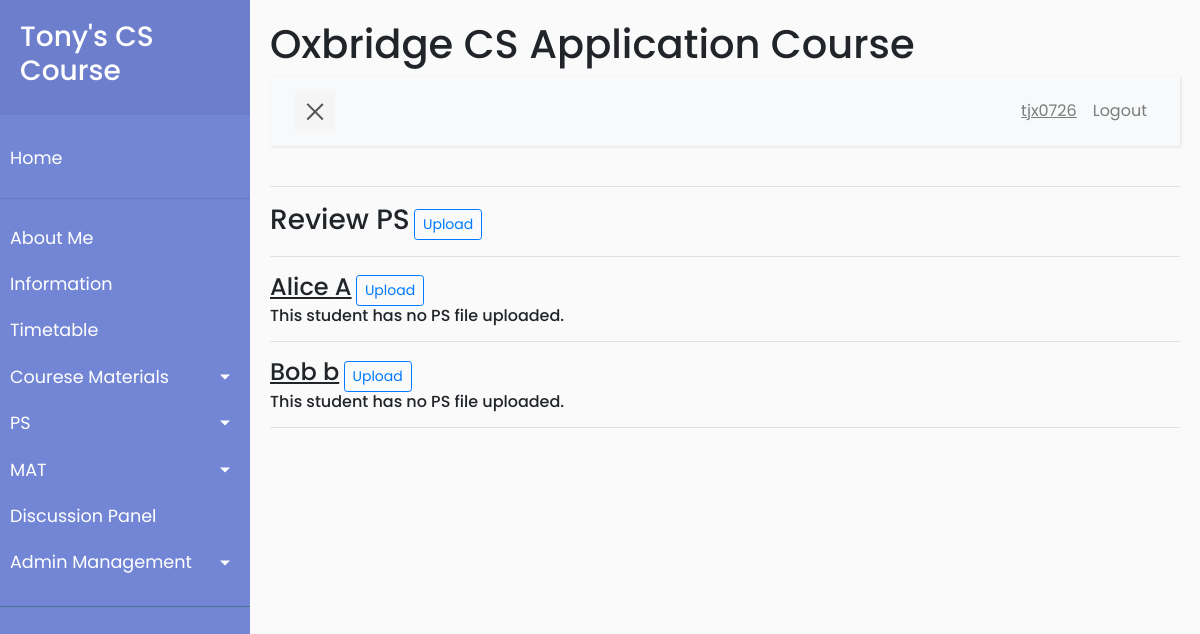
The app's page /management/ps_management/review (signed in) with its own data.
### app/models.py (models this page shows, shortened)
class User(UserMixin, db.Model):
    id = db.Column(db.Integer, primary_key=True)
    username = db.Column(db.String(64), index=True, unique=True)
    firstname = db.Column(db.String(64), index=True)
    lastname = db.Column(db.String(64), index=True)
    email = db.Column(db.String(120), index=True, unique=True)
    password_hash = db.Column(db.String(128))
    is_admin = db.Column(db.Boolean, default=False)
    posts = db.relationship('Post', backref='author', lazy='dynamic')
    mats = db.relationship('Mat', secondary=user_mat_association,
                           back_populates='viewers')
    mat_results = db.relationship(
        'Mat_result', backref='student', lazy='dynamic')
    ps_own = db.relationship("Ps_files", backref='owner', lazy='dynamic',
                             foreign_keys='Ps_files.user_id_owner')
    ps_by_me = db.relationship("Ps_files", backref='author',
                               lazy='dynamic', foreign_keys='Ps_files.user_id_author')

### app/routes.py (the view)
@app.route('/management/ps_management/review')
@login_required
@admin_requirement
def ps_management():
    users = User.query.filter_by(is_admin=False).order_by(User.id).all()
    data = []
    for u in users:
        d = {}
        d['user'] = u
        d['ps'] = u.ps_own.order_by(Ps_files.timestamp).all()
        data.append(d)
    return render_template('ps_review_all.html', title='Review PS', data=data)

### app/models.py (called while the page is built)
@login.user_loader
def load_user(id):
    return User.query.get(int(id))

### app/routes.py (called while the page is built)
def admin_requirement(f):
    from functools import wraps
    @wraps(f)
    def wrap(*args, **kwargs):
        if current_user.is_admin:
            return f(*args, **kwargs)
        else:
            flash('You have no access to admin contents.')
            return redirect(url_for('index'))
    return wrap

### app/templates/ps_review_all.html
{% extends "base.html" %}
{% block content %}
    <h3 style="display:inline;">Review PS</h3>
    <a class="btn btn-outline-primary btn-sm"
       href="{{url_for('ps_upload_general')}}"
            role="button">Upload</a>
    <hr>
    {% if data | length > 0%}
    {% for d in data %}
    {% set u = d['user']%}
    <h4 style="display:inline;"><u><a href="{{ url_for('ps_management_user', username=u.username)}}">{{
                u.firstname}} {{ u.lastname}}</a></u></h4>
    <a class="btn btn-outline-primary btn-sm"
       href="{{url_for('ps_upload_user', username=u.username)}}"
            role="button">Upload</a>
    {% if d['ps'] | length > 0%}
    <table class="table">
        <thead>
            <tr>
                <th scope="col">Filename</th>
                <th scope="col">Time Uploaded</th>
                <th scope="col">Delete</th>
            </tr>
        </thead>
        <tbody>
            {% for ps in d['ps']%}
                <tr>
                    {% include '_ps_display.html'%}
                </tr>
            {% endfor %}
        </tbody>
    </table>
    {% else %}
    <h6> This student has no PS file uploaded. </h6>
    {% endif%}
    <hr>
    {% endfor%}
    {% else %}
    <h5>There is no PS yet.</5>
    {% endif %}
{% endblock%}

### app/templates/base.html (shortened to what this page needs)
<html lang="en">
    <head>
        <link rel="stylesheet" href="{{  url_for('static', filename='scripts/css/bootstrap.min.css') }}">
        <link rel="stylesheet" href="{{  url_for('static', filename='scripts/css/style5.css') }}">
    </head>
    <body>
        <div class="wrapper">
            <nav id="sidebar">
                <div class="sidebar-header">
                    <a href="{{ url_for('index') }}"><h3>Tony's CS Course</h3></a>
                </div>
                <ul class="list-unstyled components">
                    <li>
                        <a href="{{ url_for('index') }}">Home</a>
                    </li>
                    <hr>
                    <li>
                        <a href="#">About Me</a>
                    </li>
                    <li>
                        <a href="#">Information</a>
                    </li>
                    <li>
                        <a href="#">Timetable</a>
                    </li>
                    <li>
                        <a href="#cmSubmenu" data-toggle="collapse"
                            aria-expanded="false"
                            class="dropdown-toggle">Courese Materials</a>
                    </li>
                    <li>
                        <a href="#psSubmenu" data-toggle="collapse"
                            aria-expanded="false" class="dropdown-toggle">PS</a>
                    </li>
                    <li>
                        <a href="#matSubmenu" data-toggle="collapse"
                            aria-expanded="false" class="dropdown-toggle">MAT</a>
                    </li>
                    <li>
                        <a href="{{ url_for('discussion_no_page') }}">Discussion Panel</a>
                    </li>
					{% if current_user.is_admin%}
                    <li>
                        <a href="#adminSubmenu" data-toggle="collapse" aria-expanded="false" class="dropdown-toggle">Admin Management</a>
                    </li>
					{% endif %}
                </ul>
            </nav>
            <div id="content">
                <h1>Oxbridge CS Application Course</h1>
                <nav class="navbar navbar-expand-lg navbar-light bg-light">
                    <div class="container-fluid">
                        <button type="button" id="sidebarCollapse" class="navbar-btn">
                            <span></span>
                        </button>
                        <div class="collapse navbar-collapse" id="navbarSupportedContent">
                            <ul class="nav navbar-nav ml-auto">
                                {% if current_user.is_anonymous %}
                                <li class="nav-item">
                                    <a class="nav-link" href="{{ url_for('login') }}">Login</a>
                                </li>
                                <li class="nav-item">
                                    <a class="nav-link" href="{{
                                        url_for('register') }}">Register</a>
                                </li>
                                {% else %}
                                <li class="nav-item">
                                    <a class="nav-link" href="{{
                                        url_for('user_default', username=current_user.username)}}"><u>{{current_user.username}}</u></a>
                                </li>
                                <li class="nav-item">
                                    <a class="nav-link" href="{{ url_for('logout') }}">Logout</a>
                                </li>
                                {% endif %}
                            </ul>
                        </div>
                    </div>
                </nav>
                <hr>
                {% block content %}
                {% endblock %}
            </div>
        </div>
    </body>
</html>

### app/static/scripts/css/style5.css (style rules this page uses)
body { font-family: 'Poppins', sans-serif; background: #fafafa; word-wrap: break-word; }
a, a:hover, a:focus { color: inherit; text-decoration: none; transition: all 0.3s; }
.navbar { padding: 15px 10px; background: #fff; border: none; border-radius: 0; margin-bottom: 40px; box-shadow: 1px 1px 3px rgba(0, 0, 0, 0.1); }
.navbar-btn { box-shadow: none; outline: none !important; border: none; }
.wrapper { display: flex; width: 100%; align-items: stretch; perspective: 1500px; }
#sidebar { min-width: 250px; max-width: 250px; background: #7386D5; color: #fff; transition: all 0.6s cubic-bezier(0.945, 0.020, 0.270, 0.665); transform-origin: bottom left; }
#sidebar .sidebar-header { padding: 20px; background: #6d7fcc; }
#sidebar ul.components { padding: 20px 0; border-bottom: 1px solid #47748b; }
#sidebar ul li a { padding: 10px; font-size: 1.1em; display: block; }
a[data-toggle="collapse"] { position: relative; }
.dropdown-toggle::after { display: block; position: absolute; top: 50%; right: 20px; transform: translateY(-50%); }
#content { width: 100%; padding: 20px; min-height: 100vh; transition: all 0.3s; }
#sidebarCollapse { width: 40px; height: 40px; background: #f5f5f5; cursor: pointer; }
#sidebarCollapse span { width: 80%; height: 2px; margin: 0 auto; display: block; background: #555; transition: all 0.8s cubic-bezier(0.810, -0.330, 0.345, 1.375); transition-delay: 0.2s; }
#sidebarCollapse span:last-of-type { transform: rotate(-45deg) translate(1px, -1px); }

### records on screen
User: username "tjx0726"
User: firstname "Alice", lastname "A"
User: firstname "Bob", lastname "b"
